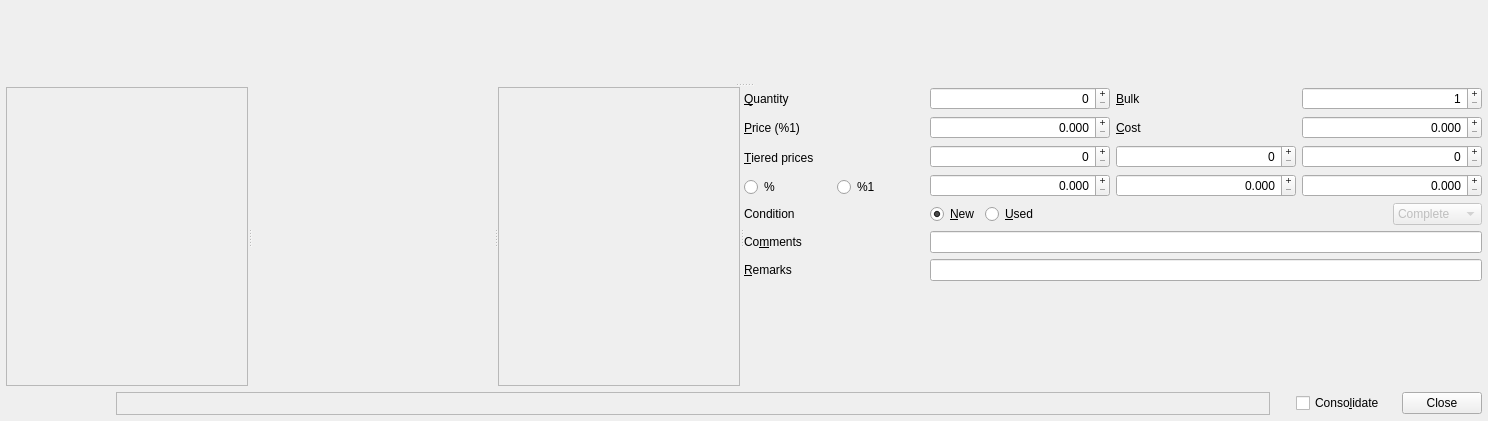
<?xml version="1.0" encoding="UTF-8"?>
<ui version="4.0">
 <class>AddItemDialog</class>
 <widget class="QWidget" name="AddItemDialog">
  <property name="geometry">
   <rect>
    <x>0</x>
    <y>0</y>
    <width>1488</width>
    <height>421</height>
   </rect>
  </property>
  <property name="windowTitle">
   <string>Add Items to %1</string>
  </property>
  <layout class="QVBoxLayout" name="verticalLayout">
   <property name="leftMargin">
    <number>6</number>
   </property>
   <property name="topMargin">
    <number>6</number>
   </property>
   <property name="rightMargin">
    <number>6</number>
   </property>
   <property name="bottomMargin">
    <number>6</number>
   </property>
   <item>
    <widget class="QSplitter" name="w_splitter_vertical">
     <property name="orientation">
      <enum>Qt::Vertical</enum>
     </property>
     <property name="childrenCollapsible">
      <bool>false</bool>
     </property>
     <widget class="QWidget" name="layoutWidget2">
      <layout class="QHBoxLayout" name="topLayout">
       <item>
        <widget class="SelectItem" name="w_select_item" native="true">
         <property name="sizePolicy">
          <sizepolicy hsizetype="MinimumExpanding" vsizetype="MinimumExpanding">
           <horstretch>100</horstretch>
           <verstretch>100</verstretch>
          </sizepolicy>
         </property>
         <property name="minimumSize">
          <size>
           <width>0</width>
           <height>50</height>
          </size>
         </property>
        </widget>
       </item>
       <item>
        <widget class="SelectColor" name="w_select_color" native="true">
         <property name="sizePolicy">
          <sizepolicy hsizetype="MinimumExpanding" vsizetype="MinimumExpanding">
           <horstretch>10</horstretch>
           <verstretch>100</verstretch>
          </sizepolicy>
         </property>
         <property name="minimumSize">
          <size>
           <width>0</width>
           <height>50</height>
          </size>
         </property>
        </widget>
       </item>
      </layout>
     </widget>
     <widget class="QSplitter" name="w_splitter_bottom">
      <property name="orientation">
       <enum>Qt::Horizontal</enum>
      </property>
      <property name="childrenCollapsible">
       <bool>false</bool>
      </property>
      <widget class="PictureWidget" name="w_picture">
       <property name="frameShape">
        <enum>QFrame::StyledPanel</enum>
       </property>
       <property name="frameShadow">
        <enum>QFrame::Raised</enum>
       </property>
      </widget>
      <widget class="InventoryWidget" name="w_inventory" native="true"/>
      <widget class="PriceGuideWidget" name="w_price_guide">
       <property name="frameShape">
        <enum>QFrame::StyledPanel</enum>
       </property>
       <property name="frameShadow">
        <enum>QFrame::Raised</enum>
       </property>
      </widget>
      <widget class="QWidget" name="layoutWidget1">
       <layout class="QGridLayout">
        <item row="0" column="3">
         <widget class="QSpinBox" name="w_bulk">
          <property name="alignment">
           <set>Qt::AlignRight|Qt::AlignTrailing|Qt::AlignVCenter</set>
          </property>
          <property name="buttonSymbols">
           <enum>QAbstractSpinBox::PlusMinus</enum>
          </property>
          <property name="correctionMode">
           <enum>QAbstractSpinBox::CorrectToNearestValue</enum>
          </property>
          <property name="minimum">
           <number>1</number>
          </property>
          <property name="maximum">
           <number>2000000000</number>
          </property>
          <property name="stepType">
           <enum>QAbstractSpinBox::AdaptiveDecimalStepType</enum>
          </property>
          <property name="value">
           <number>1</number>
          </property>
         </widget>
        </item>
        <item row="1" column="2">
         <widget class="QLabel" name="label_4">
          <property name="text">
           <string>&amp;Cost</string>
          </property>
          <property name="buddy">
           <cstring>w_cost</cstring>
          </property>
         </widget>
        </item>
        <item row="6" column="1" colspan="3">
         <widget class="QLineEdit" name="w_remarks">
          <property name="clearButtonEnabled">
           <bool>true</bool>
          </property>
         </widget>
        </item>
        <item row="0" column="2">
         <widget class="QLabel" name="w_bulk_label">
          <property name="text">
           <string>&amp;Bulk</string>
          </property>
          <property name="buddy">
           <cstring>w_bulk</cstring>
          </property>
         </widget>
        </item>
        <item row="5" column="0">
         <widget class="QLabel" name="w_comments_label">
          <property name="text">
           <string>Co&amp;mments</string>
          </property>
          <property name="buddy">
           <cstring>w_comments</cstring>
          </property>
         </widget>
        </item>
        <item row="7" column="1">
         <spacer>
          <property name="orientation">
           <enum>Qt::Vertical</enum>
          </property>
          <property name="sizeType">
           <enum>QSizePolicy::MinimumExpanding</enum>
          </property>
          <property name="sizeHint" stdset="0">
           <size>
            <width>20</width>
            <height>0</height>
           </size>
          </property>
         </spacer>
        </item>
        <item row="0" column="1">
         <widget class="QSpinBox" name="w_qty">
          <property name="alignment">
           <set>Qt::AlignRight|Qt::AlignTrailing|Qt::AlignVCenter</set>
          </property>
          <property name="buttonSymbols">
           <enum>QAbstractSpinBox::PlusMinus</enum>
          </property>
          <property name="correctionMode">
           <enum>QAbstractSpinBox::CorrectToNearestValue</enum>
          </property>
          <property name="maximum">
           <number>2000000000</number>
          </property>
          <property name="stepType">
           <enum>QAbstractSpinBox::AdaptiveDecimalStepType</enum>
          </property>
         </widget>
        </item>
        <item row="0" column="0">
         <widget class="QLabel" name="label">
          <property name="text">
           <string>&amp;Quantity</string>
          </property>
          <property name="buddy">
           <cstring>w_qty</cstring>
          </property>
         </widget>
        </item>
        <item row="5" column="1" colspan="3">
         <widget class="QLineEdit" name="w_comments">
          <property name="clearButtonEnabled">
           <bool>true</bool>
          </property>
         </widget>
        </item>
        <item row="4" column="0">
         <widget class="QLabel" name="label_2">
          <property name="text">
           <string>Condition</string>
          </property>
          <property name="buddy">
           <cstring>w_radio_new</cstring>
          </property>
         </widget>
        </item>
        <item row="1" column="3">
         <widget class="QDoubleSpinBox" name="w_cost">
          <property name="alignment">
           <set>Qt::AlignRight|Qt::AlignTrailing|Qt::AlignVCenter</set>
          </property>
          <property name="buttonSymbols">
           <enum>QAbstractSpinBox::PlusMinus</enum>
          </property>
          <property name="correctionMode">
           <enum>QAbstractSpinBox::CorrectToNearestValue</enum>
          </property>
          <property name="decimals">
           <number>3</number>
          </property>
          <property name="stepType">
           <enum>QAbstractSpinBox::AdaptiveDecimalStepType</enum>
          </property>
         </widget>
        </item>
        <item row="1" column="1">
         <widget class="QDoubleSpinBox" name="w_price">
          <property name="alignment">
           <set>Qt::AlignRight|Qt::AlignTrailing|Qt::AlignVCenter</set>
          </property>
          <property name="buttonSymbols">
           <enum>QAbstractSpinBox::PlusMinus</enum>
          </property>
          <property name="correctionMode">
           <enum>QAbstractSpinBox::CorrectToNearestValue</enum>
          </property>
          <property name="decimals">
           <number>3</number>
          </property>
          <property name="stepType">
           <enum>QAbstractSpinBox::AdaptiveDecimalStepType</enum>
          </property>
         </widget>
        </item>
        <item row="2" column="0">
         <widget class="QLabel" name="w_tier_label">
          <property name="text">
           <string>&amp;Tiered prices</string>
          </property>
          <property name="buddy">
           <cstring>w_radio_percent</cstring>
          </property>
         </widget>
        </item>
        <item row="6" column="0">
         <widget class="QLabel" name="w_remarks_label">
          <property name="text">
           <string>&amp;Remarks</string>
          </property>
          <property name="buddy">
           <cstring>w_remarks</cstring>
          </property>
         </widget>
        </item>
        <item row="2" column="1" rowspan="2" colspan="3">
         <layout class="QGridLayout">
          <item row="0" column="0">
           <widget class="QSpinBox" name="w_tier_qty_0">
            <property name="alignment">
             <set>Qt::AlignRight|Qt::AlignTrailing|Qt::AlignVCenter</set>
            </property>
            <property name="buttonSymbols">
             <enum>QAbstractSpinBox::PlusMinus</enum>
            </property>
            <property name="correctionMode">
             <enum>QAbstractSpinBox::CorrectToNearestValue</enum>
            </property>
            <property name="stepType">
             <enum>QAbstractSpinBox::AdaptiveDecimalStepType</enum>
            </property>
           </widget>
          </item>
          <item row="0" column="1">
           <widget class="QSpinBox" name="w_tier_qty_1">
            <property name="alignment">
             <set>Qt::AlignRight|Qt::AlignTrailing|Qt::AlignVCenter</set>
            </property>
            <property name="buttonSymbols">
             <enum>QAbstractSpinBox::PlusMinus</enum>
            </property>
            <property name="correctionMode">
             <enum>QAbstractSpinBox::CorrectToNearestValue</enum>
            </property>
            <property name="stepType">
             <enum>QAbstractSpinBox::AdaptiveDecimalStepType</enum>
            </property>
           </widget>
          </item>
          <item row="0" column="2">
           <widget class="QSpinBox" name="w_tier_qty_2">
            <property name="alignment">
             <set>Qt::AlignRight|Qt::AlignTrailing|Qt::AlignVCenter</set>
            </property>
            <property name="buttonSymbols">
             <enum>QAbstractSpinBox::PlusMinus</enum>
            </property>
            <property name="correctionMode">
             <enum>QAbstractSpinBox::CorrectToNearestValue</enum>
            </property>
            <property name="stepType">
             <enum>QAbstractSpinBox::AdaptiveDecimalStepType</enum>
            </property>
           </widget>
          </item>
          <item row="1" column="0">
           <widget class="QDoubleSpinBox" name="w_tier_price_0">
            <property name="alignment">
             <set>Qt::AlignRight|Qt::AlignTrailing|Qt::AlignVCenter</set>
            </property>
            <property name="buttonSymbols">
             <enum>QAbstractSpinBox::PlusMinus</enum>
            </property>
            <property name="correctionMode">
             <enum>QAbstractSpinBox::CorrectToNearestValue</enum>
            </property>
            <property name="decimals">
             <number>3</number>
            </property>
            <property name="stepType">
             <enum>QAbstractSpinBox::AdaptiveDecimalStepType</enum>
            </property>
           </widget>
          </item>
          <item row="1" column="1">
           <widget class="QDoubleSpinBox" name="w_tier_price_1">
            <property name="alignment">
             <set>Qt::AlignRight|Qt::AlignTrailing|Qt::AlignVCenter</set>
            </property>
            <property name="buttonSymbols">
             <enum>QAbstractSpinBox::PlusMinus</enum>
            </property>
            <property name="correctionMode">
             <enum>QAbstractSpinBox::CorrectToNearestValue</enum>
            </property>
            <property name="decimals">
             <number>3</number>
            </property>
            <property name="stepType">
             <enum>QAbstractSpinBox::AdaptiveDecimalStepType</enum>
            </property>
           </widget>
          </item>
          <item row="1" column="2">
           <widget class="QDoubleSpinBox" name="w_tier_price_2">
            <property name="alignment">
             <set>Qt::AlignRight|Qt::AlignTrailing|Qt::AlignVCenter</set>
            </property>
            <property name="buttonSymbols">
             <enum>QAbstractSpinBox::PlusMinus</enum>
            </property>
            <property name="correctionMode">
             <enum>QAbstractSpinBox::CorrectToNearestValue</enum>
            </property>
            <property name="decimals">
             <number>3</number>
            </property>
            <property name="stepType">
             <enum>QAbstractSpinBox::AdaptiveDecimalStepType</enum>
            </property>
           </widget>
          </item>
         </layout>
        </item>
        <item row="4" column="1" colspan="3">
         <layout class="QHBoxLayout">
          <item>
           <widget class="QRadioButton" name="w_radio_new">
            <property name="text">
             <string>&amp;New</string>
            </property>
            <property name="checked">
             <bool>true</bool>
            </property>
           </widget>
          </item>
          <item>
           <widget class="QRadioButton" name="w_radio_used">
            <property name="text">
             <string>&amp;Used</string>
            </property>
           </widget>
          </item>
          <item>
           <spacer>
            <property name="orientation">
             <enum>Qt::Horizontal</enum>
            </property>
            <property name="sizeType">
             <enum>QSizePolicy::MinimumExpanding</enum>
            </property>
            <property name="sizeHint" stdset="0">
             <size>
              <width>11</width>
              <height>20</height>
             </size>
            </property>
           </spacer>
          </item>
          <item>
           <widget class="QComboBox" name="w_subcondition">
            <property name="enabled">
             <bool>false</bool>
            </property>
            <property name="currentIndex">
             <number>0</number>
            </property>
            <item>
             <property name="text">
              <string>Complete</string>
             </property>
            </item>
            <item>
             <property name="text">
              <string>Incomplete</string>
             </property>
            </item>
            <item>
             <property name="text">
              <string>Sealed</string>
             </property>
            </item>
           </widget>
          </item>
         </layout>
        </item>
        <item row="3" column="0">
         <layout class="QHBoxLayout">
          <item>
           <widget class="QRadioButton" name="w_radio_percent">
            <property name="text">
             <string>%</string>
            </property>
           </widget>
          </item>
          <item>
           <widget class="QRadioButton" name="w_radio_currency">
            <property name="text">
             <string notr="true">%1</string>
            </property>
           </widget>
          </item>
         </layout>
        </item>
        <item row="1" column="0">
         <widget class="QLabel" name="w_label_currency">
          <property name="text">
           <string>&amp;Price (%1)</string>
          </property>
          <property name="buddy">
           <cstring>w_price</cstring>
          </property>
         </widget>
        </item>
       </layout>
      </widget>
     </widget>
    </widget>
   </item>
   <item>
    <layout class="QHBoxLayout">
     <item>
      <widget class="QToolButton" name="w_go_back">
       <property name="toolTip">
        <string>Click to go back one item, hold to see history</string>
       </property>
       <property name="icon">
        <iconset theme="go-previous">
         <normaloff>.</normaloff>.</iconset>
       </property>
       <property name="shortcut">
        <string notr="true">Back</string>
       </property>
       <property name="autoRaise">
        <bool>true</bool>
       </property>
      </widget>
     </item>
     <item>
      <widget class="QToolButton" name="w_go_next">
       <property name="toolTip">
        <string>Click to go forward one item, hold to see history</string>
       </property>
       <property name="icon">
        <iconset theme="go-next">
         <normaloff>.</normaloff>.</iconset>
       </property>
       <property name="shortcut">
        <string notr="true">Forward</string>
       </property>
       <property name="autoRaise">
        <bool>true</bool>
       </property>
      </widget>
     </item>
     <item>
      <widget class="QToolButton" name="w_menu">
       <property name="toolTip">
        <string>Menu</string>
       </property>
       <property name="icon">
        <iconset theme="application-menu">
         <normaloff>.</normaloff>.</iconset>
       </property>
       <property name="popupMode">
        <enum>QToolButton::InstantPopup</enum>
       </property>
       <property name="autoRaise">
        <bool>true</bool>
       </property>
      </widget>
     </item>
     <item>
      <spacer>
       <property name="orientation">
        <enum>Qt::Horizontal</enum>
       </property>
       <property name="sizeType">
        <enum>QSizePolicy::Fixed</enum>
       </property>
       <property name="sizeHint" stdset="0">
        <size>
         <width>20</width>
         <height>20</height>
        </size>
       </property>
      </spacer>
     </item>
     <item>
      <widget class="QLabel" name="w_last_added">
       <property name="sizePolicy">
        <sizepolicy hsizetype="Ignored" vsizetype="Preferred">
         <horstretch>10</horstretch>
         <verstretch>0</verstretch>
        </sizepolicy>
       </property>
       <property name="frameShape">
        <enum>QFrame::StyledPanel</enum>
       </property>
       <property name="frameShadow">
        <enum>QFrame::Plain</enum>
       </property>
       <property name="textFormat">
        <enum>Qt::RichText</enum>
       </property>
       <property name="alignment">
        <set>Qt::AlignCenter</set>
       </property>
       <property name="margin">
        <number>1</number>
       </property>
      </widget>
     </item>
     <item>
      <spacer name="horizontalSpacer">
       <property name="orientation">
        <enum>Qt::Horizontal</enum>
       </property>
       <property name="sizeType">
        <enum>QSizePolicy::Fixed</enum>
       </property>
       <property name="sizeHint" stdset="0">
        <size>
         <width>20</width>
         <height>20</height>
        </size>
       </property>
      </spacer>
     </item>
     <item>
      <widget class="QCheckBox" name="w_merge">
       <property name="toolTip">
        <string>Consolidate added items into document</string>
       </property>
       <property name="text">
        <string>Conso&amp;lidate</string>
       </property>
      </widget>
     </item>
     <item>
      <spacer>
       <property name="orientation">
        <enum>Qt::Horizontal</enum>
       </property>
       <property name="sizeType">
        <enum>QSizePolicy::Fixed</enum>
       </property>
       <property name="sizeHint" stdset="0">
        <size>
         <width>11</width>
         <height>10</height>
        </size>
       </property>
      </spacer>
     </item>
     <item>
      <widget class="QDialogButtonBox" name="w_buttons">
       <property name="sizePolicy">
        <sizepolicy hsizetype="Preferred" vsizetype="Fixed">
         <horstretch>0</horstretch>
         <verstretch>0</verstretch>
        </sizepolicy>
       </property>
       <property name="orientation">
        <enum>Qt::Horizontal</enum>
       </property>
       <property name="standardButtons">
        <set>QDialogButtonBox::Close</set>
       </property>
      </widget>
     </item>
    </layout>
   </item>
  </layout>
 </widget>
 <customwidgets>
  <customwidget>
   <class>SelectItem</class>
   <extends>QWidget</extends>
   <header>desktop/selectitem.h</header>
   <container>1</container>
  </customwidget>
  <customwidget>
   <class>PriceGuideWidget</class>
   <extends>QFrame</extends>
   <header>desktop/priceguidewidget.h</header>
   <container>1</container>
  </customwidget>
  <customwidget>
   <class>PictureWidget</class>
   <extends>QFrame</extends>
   <header>desktop/picturewidget.h</header>
   <container>1</container>
  </customwidget>
  <customwidget>
   <class>InventoryWidget</class>
   <extends>QWidget</extends>
   <header>desktop/inventorywidget.h</header>
   <container>1</container>
  </customwidget>
  <customwidget>
   <class>SelectColor</class>
   <extends>QWidget</extends>
   <header>desktop/selectcolor.h</header>
   <container>1</container>
  </customwidget>
 </customwidgets>
 <tabstops>
  <tabstop>w_qty</tabstop>
  <tabstop>w_bulk</tabstop>
  <tabstop>w_price</tabstop>
  <tabstop>w_cost</tabstop>
  <tabstop>w_tier_qty_0</tabstop>
  <tabstop>w_tier_qty_1</tabstop>
  <tabstop>w_tier_qty_2</tabstop>
  <tabstop>w_radio_percent</tabstop>
  <tabstop>w_radio_currency</tabstop>
  <tabstop>w_tier_price_0</tabstop>
  <tabstop>w_tier_price_1</tabstop>
  <tabstop>w_tier_price_2</tabstop>
  <tabstop>w_radio_new</tabstop>
  <tabstop>w_radio_used</tabstop>
  <tabstop>w_comments</tabstop>
  <tabstop>w_remarks</tabstop>
  <tabstop>w_merge</tabstop>
 </tabstops>
 <resources/>
 <connections>
  <connection>
   <sender>w_buttons</sender>
   <signal>rejected()</signal>
   <receiver>AddItemDialog</receiver>
   <slot>close()</slot>
   <hints>
    <hint type="sourcelabel">
     <x>699</x>
     <y>552</y>
    </hint>
    <hint type="destinationlabel">
     <x>556</x>
     <y>577</y>
    </hint>
   </hints>
  </connection>
 </connections>
</ui>
